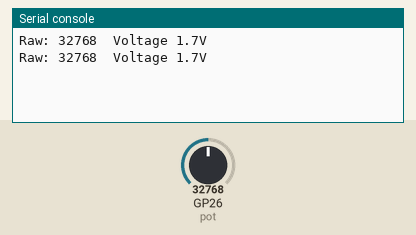
Simulated run of this program. Board: Raspberry Pi Pico running MicroPython. Shown: the last lines printed to the serial console. The test bench sets the inputs (shaded band); at power-on: GP26 (pot) = 32768 (analog values on the 0–65535 scale).

Above: at 1.2 s.
1.3 s: GP26 (pot) set to 45874
At 2.6 s:
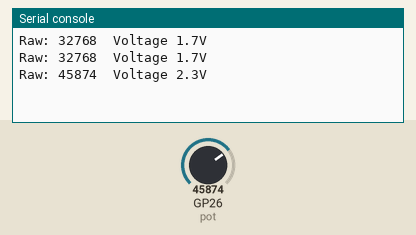
2.8 s: GP26 (pot) set to 57670
At 3.6 s:
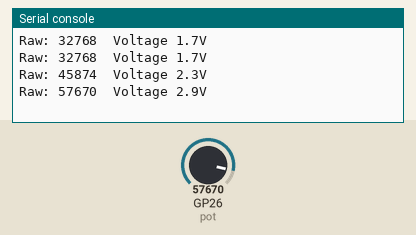
Timing chart, 0 to 5.8 s (numbered marks = the images above; inputs shaded):
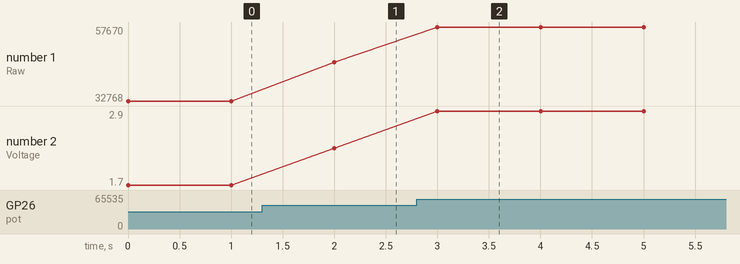

The program:

adc_read.py
```python
from machine import ADC, Pin
from utime import sleep

pot = ADC(26)

conversion_factor = 3.3 / 65535

while True:
    raw = pot.read_u16()
    volts = raw * conversion_factor
    print('Raw: {} '.format(raw), 'Voltage {:.1f}V'.format(volts))
    sleep(1)
```

Measured:
- after the input at 1.3 s, the serial console: prints a new line after 0.70 s (image 1)
- after the input at 2.8 s, the serial console: prints a new line after 0.20 s (image 2)
- plotted number 1: 32768 → 45874 after the input at 1.3 s, 45874 → 57670 after the input at 2.8 s
- plotted number 2: 1.7 → 2.3 after the input at 1.3 s, 2.3 → 2.9 after the input at 2.8 s
